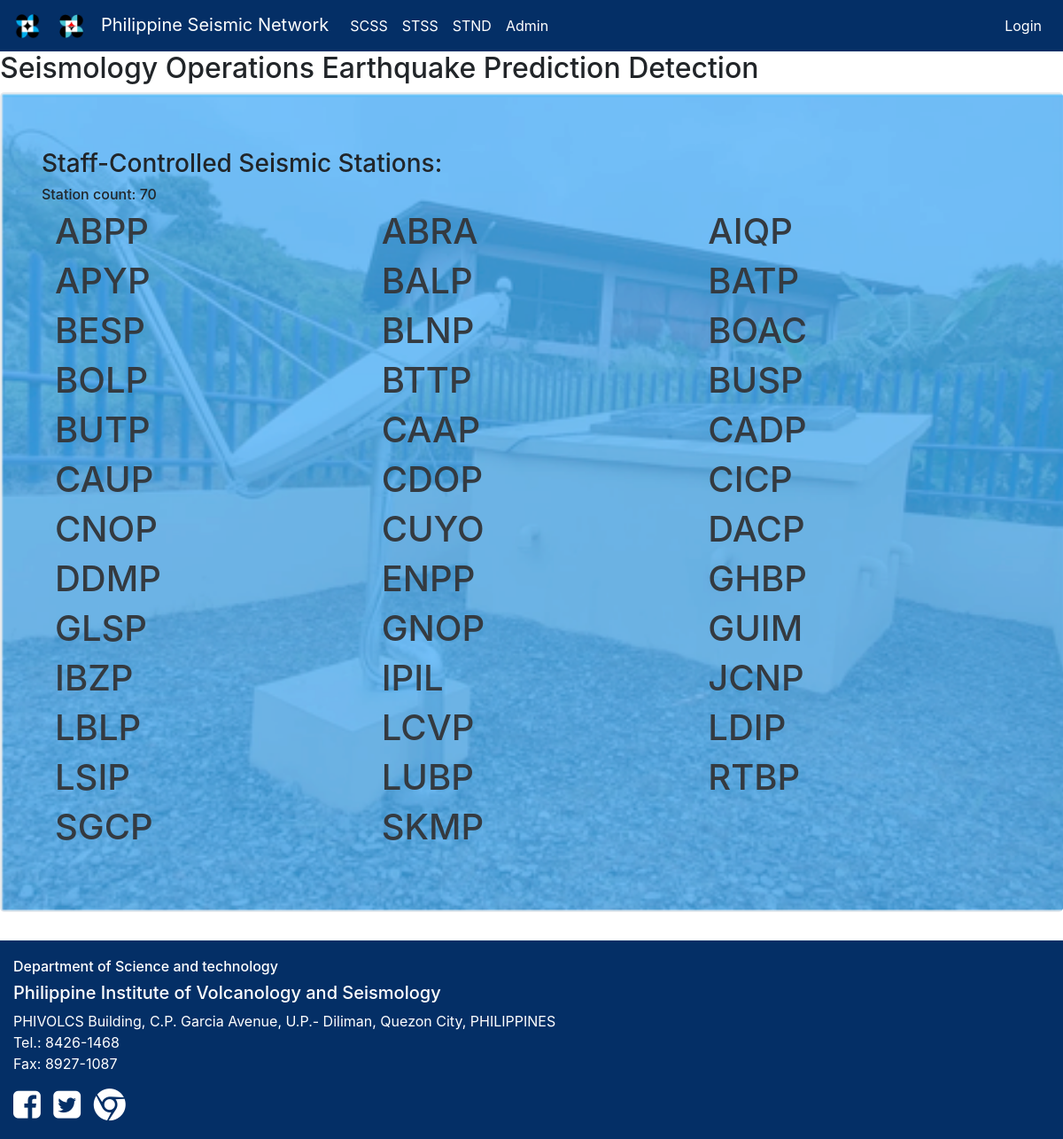
/satellite-telemetered/, run on the app's committed database.
### stationapp/models.py (models this page shows, shortened)
class Station(models.Model):
    code = models.CharField(max_length=4,null='False',default='XXXX')
    location = models.CharField(max_length=200,null='False', default='Phivolcs bldg, C.P. Garcia St., Diliman, Q.C')
    installation_date = models.DateField(blank=True, default=timezone.now)
    sensor_model = models.CharField(max_length=50,null='False',default='Trillium120')
    transceiver_model = models.CharField(max_length=50,null='False',default='Cygnus205')
    battery_start_date = models.DateField(blank=True, default=timezone.now)
    sensor_sn = models.CharField(max_length=50,null='False',default='0000')
    digitizer_sn = models.CharField(max_length=50,null='False',default='0000')
    lnb_sn = models.CharField(max_length=50,null='False',default='0000')
    sspb_sn = models.CharField(max_length=50,null='False',default='0000')
    transceiver_sn = models.CharField(max_length=50,null='False',default='0000')
    def __str__(self):
        return self.code

### stationapp/views.py (the view)
# urls.py: path('satellite-telemetered/', views.SatTelStnListView.as_view(), name='station_stss_list'),
class SatTelStnListView(ListView):
    model = Station
    template_name = 'stationapp/station_stss_list.html'
    def get_queryset(self):
        return Station.objects.filter(~Q(Q(code__endswith='S')|Q(code__endswith='B'))).order_by('code')

### stationapp/templates/stationapp/station_stss_list.html
{% extends 'stationapp/base.html' %}
{% load static %}
{% block content %}
<div class="jumbotron" style="background-image:url({%static "stationapp/bg.png"%}); background-size: cover;">
<div class="container-fluid">
    <h3>Staff-Controlled Seismic Stations:</h3>
    <h6>Station count: 70 </h6
    <hr>
      <div class="container">
      <div class="row">
    {% for station in station_list %}
        <div class="post col-sm-12 col-lg-4">
          <h1><a href="{% url 'station_detail' pk=station.pk %}" class="text-dark">{{ station }}</a></h1>
        </div>
    {% endfor %}
      </div>
      </div>
</div>
</div>
{% endblock %}

### data on the page
Station: code "ABPP"
Station: code "ABRA"
Station: code "AIQP"
Station: code "APYP"
Station: code "BALP"
Station: code "BATP"
Station: code "BESP"
Station: code "BLNP"
Station: code "BOAC"
Station: code "BOLP"
Station: code "BTTP"
Station: code "BUSP"
Station: code "BUTP"
Station: code "CAAP"
Station: code "CADP"
Station: code "CAUP"
Station: code "CDOP"
Station: code "CICP"
Station: code "CNOP"
Station: code "CUYO"
Station: code "DACP"
Station: code "DDMP"
Station: code "ENPP"
Station: code "GHBP"
Station: code "GLSP"
Station: code "GNOP"
Station: code "GUIM"
Station: code "IBZP"
Station: code "IPIL"
Station: code "JCNP"
Station: code "LBLP"
Station: code "LCVP"
Station: code "LDIP"
Station: code "LSIP"
Station: code "LUBP"
Station: code "RTBP"
Station: code "SGCP"
Station: code "SKMP"
